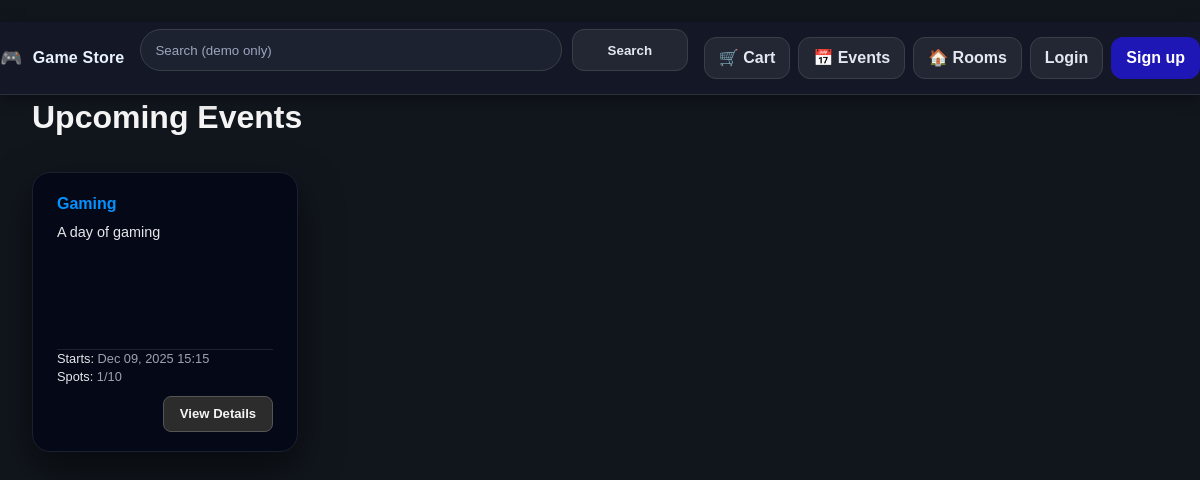
Screenshot of /events/ with the database file from the repository.
### catalog/models.py (models this page shows, shortened)
class Event(models.Model):
    title = models.CharField(max_length=200)
    slug = models.SlugField(unique=True)
    description = models.TextField(blank=True)
    date = models.DateField(default=timezone.now)
    start_time = models.DateTimeField(default=timezone.now)
    capacity = models.PositiveIntegerField(default=0)
    created_at = models.DateTimeField(auto_now_add=True)
    class Meta:
        ordering = ["date", "start_time"]
    @property
    def registrations_count(self):
        return self.registrations.count()

### catalog/views.py (the view)
# urls.py: path("events/", views.event_list, name="event_list"),
def event_list(request):
    events = Event.objects.all().order_by("date", "start_time")
    return render(request, "events/event_list.html", {"events": events})

### templates/events/event_list.html (shortened to what this page needs)
{% extends "base.html" %}
{% block content %}
  <h1>Upcoming Events</h1>
  {% if events %}
    <div class="auction-grid">
      {% for e in events %}
        <article class="auction-card">
          <div class="auction-main">
            <header class="auction-card-header">
              <h2 class="auction-title">
                <a href="{% url 'event_detail' e.slug %}">
                  {{ e.title }}
                </a>
              </h2>
            </header>
            <div class="auction-body">
              <p class="auction-description">
                {{ e.description|default:"No description yet."|truncatewords:25 }}
              </p>
            </div>
          </div>
          <footer class="auction-card-footer">
            <div class="auction-footer-meta">
              <p class="auction-meta-line">
                <span class="auction-meta-em">Starts:</span>
                {{ e.start_time|date:"M d, Y H:i" }}
              </p>
              {% if e.capacity %}
                <p class="auction-meta-line">
                  <span class="auction-meta-em">Spots:</span>
                  {{ e.registrations_count }}/{{ e.capacity }}
                </p>
              {% else %}
                <p class="auction-meta-line">
                  <span class="auction-meta-em">Spots:</span>
                  Unlimited
                </p>
              {% endif %}
            </div>
            <div class="auction-footer-actions">
              <a href="{% url 'event_detail' e.slug %}"
                 class="btn btn-secondary btn-sm auction-details-btn">
                View Details
              </a>
            </div>
          </footer>
        </article>
      {% endfor %}
    </div>
  {% else %}
    <p>No events have been scheduled yet.</p>
  {% endif %}
{% endblock %}

### static/css/app.css (style rules this page uses)
:root { --tt-control-h: 42px; --tt-radius: 12px; --bg: #11161d; --panel: #3a3a3a; --ink: #f5f5f5; --muted: #cfcfcf; --blue: #0392ff; --indigo: #1f17b5; }
*, *::before, *::after { box-sizing: border-box; }
html, body { height: 100%; }
html { -webkit-text-size-adjust: 100%; }
body { margin: 0; background: var(--bg); color: var(--ink); font-family: Arial, Helvetica, sans-serif; line-height: 1.4; padding-top: 0 !important; }
a { color: var(--blue); text-decoration: none; }
.page-content > :first-child { margin-top: 0; }
.btn { display: inline-flex; align-items: center; justify-content: center; height: 44px; border-radius: 8px; font-weight: 600; cursor: pointer; text-decoration: none; transition: background-color .25s, border-color .25s, color .25s, transform .04s; border: 1px solid transparent; }
.btn-primary, .btn-secondary { width: 100%; }
.btn-secondary { background: #2c2c2c; border: 1px solid #555; color: #f5f5f5; margin-top: 10px; }
.btn-sm { height:36px; padding:0 12px; }
.auction-grid { display: grid; grid-template-columns: repeat(4, minmax(0, 1fr)); gap: 1.5rem; margin-top: 2rem; }
.auction-card { background: #050816; border-radius: 18px; padding: 1.25rem 1.5rem 1.2rem; box-shadow: 0 16px 40px rgba(0, 0, 0, 0.55); border: 1px solid #1a2232; display: flex; flex-direction: column; min-height: 280px; }
.auction-main { flex: 1; display: flex; flex-direction: column; }
.auction-card-header .auction-title { font-size: 1rem; font-weight: 600; color: #f9fafb; margin: 0 0 0.4rem; }
.auction-body { flex: 1; overflow: hidden; }
.auction-description { font-size: 0.9rem; color: #e5e7eb; margin: 0; display: -webkit-box; -webkit-line-clamp: 3; -webkit-box-orient: vertical; overflow: hidden; }
.auction-card-footer { margin-top: auto; border-top: 1px solid rgba(31, 41, 55, 0.85); display: flex; flex-direction: column; gap: 0.65rem; }
.auction-footer-meta { font-size: 0.8rem; color: #9ca3af; }
.auction-meta-line { margin: 0; }
.auction-meta-em { color: #e5e7eb; font-weight: 500; }
.auction-footer-actions { margin-top: 0; display: flex; justify-content: flex-end; gap: 0.5rem; }
.auction-footer-actions .btn { width: auto; min-width: 110px; height: 36px; margin-top: 0; padding: 0 12px; }
.auction-footer-actions .btn-primary, .auction-footer-actions .btn-secondary { width: auto; }
.auction-details-btn.btn-sm, .auction-delete-btn.btn-sm { margin-top: 0; font-size: 0.82rem; }

### rows the page displays
Event: title "Gaming", description "A day of gaming", start_time "Dec 09, 2025 15:15", registrations_count "1", capacity "10"
